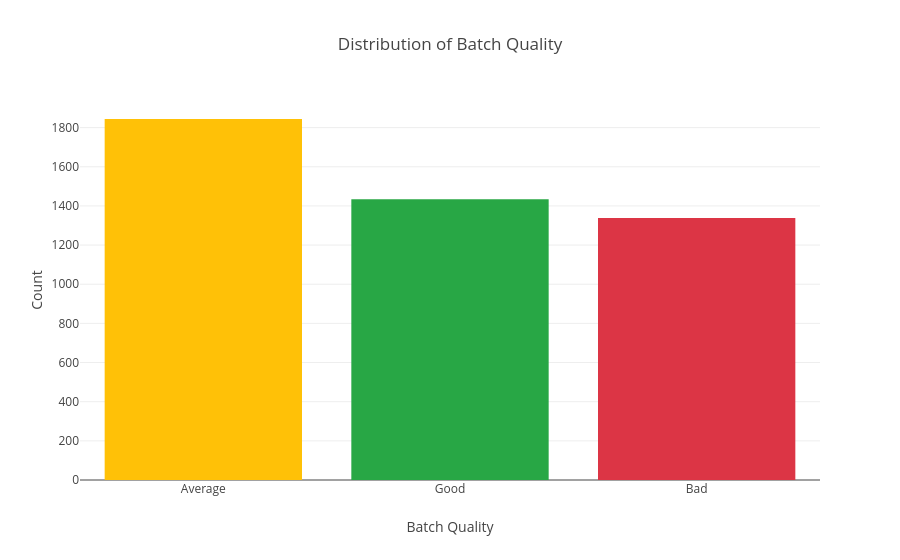
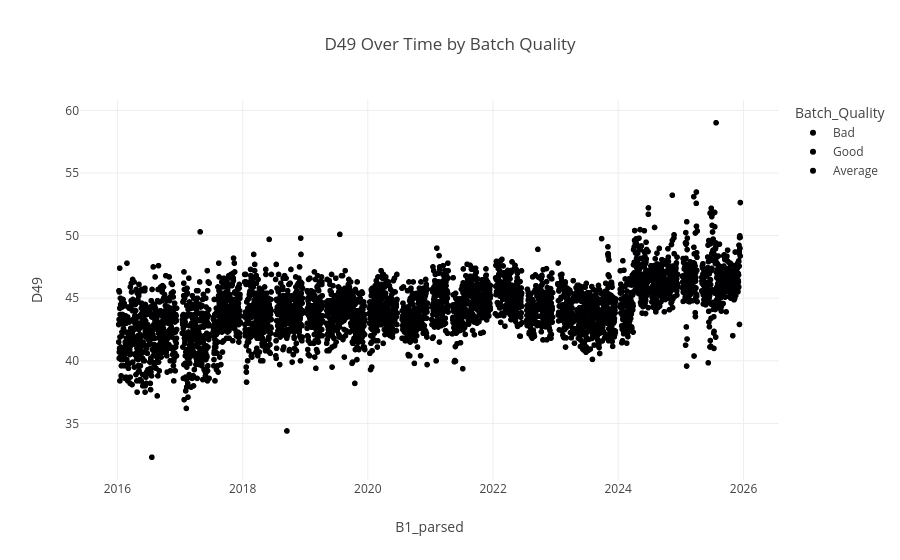

Notebook cell for these charts, in order:
### Markdown cell above
## 5) Feature Engineering: Batch Quality

### Code cell
df, thresholds, quality_counts = classify_batch_quality(df, target_col='D49')

if thresholds is not None:
    print('Batch quality thresholds:')
    print(thresholds)

    display(quality_counts.rename_axis('Batch_Quality').reset_index(name='Count'))

    fig_q = px.bar(
        x=quality_counts.index,
        y=quality_counts.values,
        labels={'x': 'Batch Quality', 'y': 'Count'},
        title='Distribution of Batch Quality',
        color=quality_counts.index,
        color_discrete_map={'Good': '#28a745', 'Average': '#ffc107', 'Bad': '#dc3545', 'Unknown': '#6c757d'}
    )
    fig_q.update_layout(showlegend=False)
    fig_q.show()

    if 'B1' in df.columns:
        df_plot = df.copy()
        df_plot['Batch_Index'] = np.arange(1, len(df_plot) + 1)
        df_plot['B1_parsed'] = pd.to_datetime(df_plot['B1'], errors='coerce')
        use_time = df_plot['B1_parsed'].notna().sum() > 0

        if use_time:
            fig = px.scatter(
                df_plot, x='B1_parsed', y='D49', color='Batch_Quality',
                title='D49 Over Time by Batch Quality'
            )
        else:
            fig = px.scatter(
                df_plot, x='Batch_Index', y='D49', color='Batch_Quality',
                title='D49 Across Batches by Batch Quality'
            )
        fig.show()

### Figure 1 — Plotly figure (JSON) as saved in the notebook; plotly's stock layout.template omitted (floating-point values rounded to 4 significant figures)
{"data": [{"hovertemplate": "color=Average<br>Batch Quality=%{x}<br>Count=%{y}<extra></extra>", "legendgroup": "Average", "marker": {"color": "#ffc107", "pattern": {"shape": ""}}, "name": "Average", "orientation": "v", "showlegend": true, "textposition": "auto", "type": "bar", "x": ["Average"], "xaxis": "x", "y": [1844], "yaxis": "y"}, {"hovertemplate": "color=Good<br>Batch Quality=%{x}<br>Count=%{y}<extra></extra>", "legendgroup": "Good", "marker": {"color": "#28a745", "pattern": {"shape": ""}}, "name": "Good", "orientation": "v", "showlegend": true, "textposition": "auto", "type": "bar", "x": ["Good"], "xaxis": "x", "y": [1434], "yaxis": "y"}, {"hovertemplate": "color=Bad<br>Batch Quality=%{x}<br>Count=%{y}<extra></extra>", "legendgroup": "Bad", "marker": {"color": "#dc3545", "pattern": {"shape": ""}}, "name": "Bad", "orientation": "v", "showlegend": true, "textposition": "auto", "type": "bar", "x": ["Bad"], "xaxis": "x", "y": [1338], "yaxis": "y"}], "layout": {"barmode": "relative", "legend": {"title": {"text": "color"}, "tracegroupgap": 0}, "showlegend": false, "title": {"text": "Distribution of Batch Quality"}, "xaxis": {"anchor": "y", "domain": [0, 1], "title": {"text": "Batch Quality"}}, "yaxis": {"anchor": "x", "domain": [0, 1], "title": {"text": "Count"}}}}

### Figure 2 — Plotly figure (JSON) as saved in the notebook; plotly's stock layout.template omitted (floating-point values rounded to 4 significant figures; data arrays with more than 128 entries replaced by an {"elided": "..."} marker saying what was removed)
{"data": [{"hovertemplate": "Batch_Quality=Bad<br>B1_parsed=%{x}<br>D49=%{y}<extra></extra>", "legendgroup": "Bad", "marker": {"color": "#000001", "symbol": "circle"}, "mode": "markers", "name": "Bad", "showlegend": true, "type": "scattergl", "x": {"elided": "1338 str values"}, "xaxis": "x", "y": {"elided": "1338 float values"}, "yaxis": "y"}, {"hovertemplate": "Batch_Quality=Good<br>B1_parsed=%{x}<br>D49=%{y}<extra></extra>", "legendgroup": "Good", "marker": {"color": "#000002", "symbol": "circle"}, "mode": "markers", "name": "Good", "showlegend": true, "type": "scattergl", "x": {"elided": "1434 str values"}, "xaxis": "x", "y": {"elided": "1434 float values"}, "yaxis": "y"}, {"hovertemplate": "Batch_Quality=Average<br>B1_parsed=%{x}<br>D49=%{y}<extra></extra>", "legendgroup": "Average", "marker": {"color": "#000003", "symbol": "circle"}, "mode": "markers", "name": "Average", "showlegend": true, "type": "scattergl", "x": {"elided": "1844 str values"}, "xaxis": "x", "y": {"elided": "1844 float values"}, "yaxis": "y"}], "layout": {"legend": {"title": {"text": "Batch_Quality"}, "tracegroupgap": 0}, "title": {"text": "D49 Over Time by Batch Quality"}, "xaxis": {"anchor": "y", "domain": [0, 1], "title": {"text": "B1_parsed"}}, "yaxis": {"anchor": "x", "domain": [0, 1], "title": {"text": "D49"}}}}
